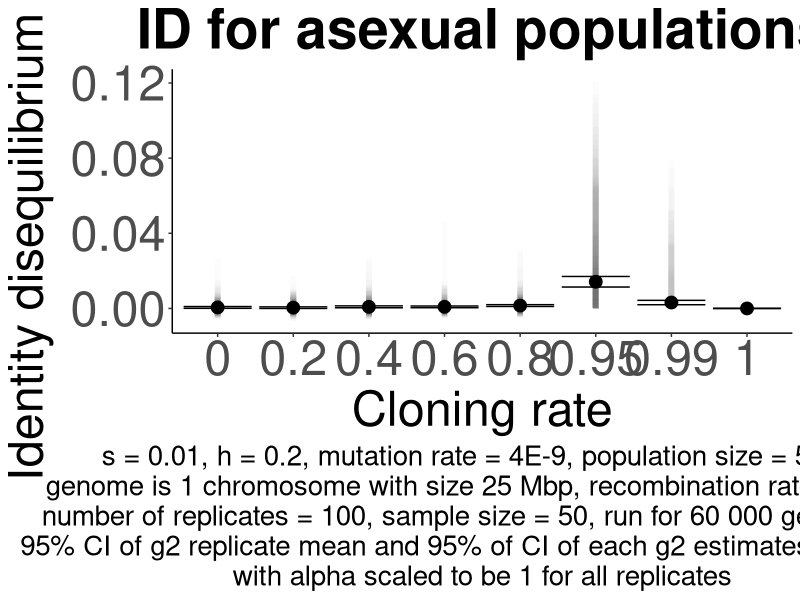

Generate this figure with R:
#!/usr/bin/env Rscript

library(tidyverse)

ID_df_cloning <- read.csv("Data_ID_cloning.csv")
ID_df_cloning$Rep <- as.factor(ID_df_cloning$Rep)
ID_df_cloning$Rate <- as.factor(ID_df_cloning$Rate)

replicate_number = length(unique(ID_df_cloning$Rep))

ID_df_cloning_sum <- ID_df_cloning %>%
	group_by(Rate) %>%
	summarise(Expected_g2=mean(g2), sd_g2=sd(g2))


print(replicate_number)


print(str(ID_df_cloning))

g2_plot <- ggplot() + 
	geom_linerange(data = ID_df_cloning, aes(x=Rate, ymin=CI_lower, ymax=CI_upper), size = 2, alpha = 0.01) +
	geom_point(data = ID_df_cloning_sum, aes(x=Rate, y=Expected_g2), size = 4) + 
	geom_errorbar(data = ID_df_cloning_sum, aes(x=Rate, ymin=Expected_g2-1.96*sd_g2/sqrt(replicate_number), ymax=Expected_g2+1.96*sd_g2/sqrt(replicate_number))) +
    scale_color_brewer(palette = "RdBu") + 
	labs(x="Cloning rate",y=expression(paste("Identity disequilibrium (",g[2],")")), 
		title="ID for asexual populations",
		caption=paste("s = 0.01, h = 0.2, mutation rate = 4E-9, population size = 5 000\ngenome is 1 chromosome with size 25 Mbp, recombination rate = 4E-8, \nnumber of replicates = ", replicate_number, ", sample size = 50, run for 60 000 generations\n95% CI of g2 replicate mean and 95% of CI of each g2 estimates are shown\nwith alpha scaled to be 1 for all replicates", sep="")) + 
	theme(panel.grid.major=element_blank(),
    	      panel.grid.minor=element_blank(),
    	      panel.background=element_blank(),
    	      axis.line = element_line(color="black"),
    	      
    	      plot.title=element_text(size=40, hjust=0.5, face="bold"),
	      plot.caption=element_text(size=20, hjust=0.5),
	      axis.title.y=element_text(size=35),
	      axis.title.x=element_text(size=35),
	      
	      axis.text.x=element_text(size=35),
	      axis.text.y=element_text(size=35),
	      
	      legend.position="none")
	     

ggsave(filename = "Plot_ID_g2_cloning.png",
	plot = g2_plot,
	dpi = 600,
	width=12,
	height=12)

print(warnings())
